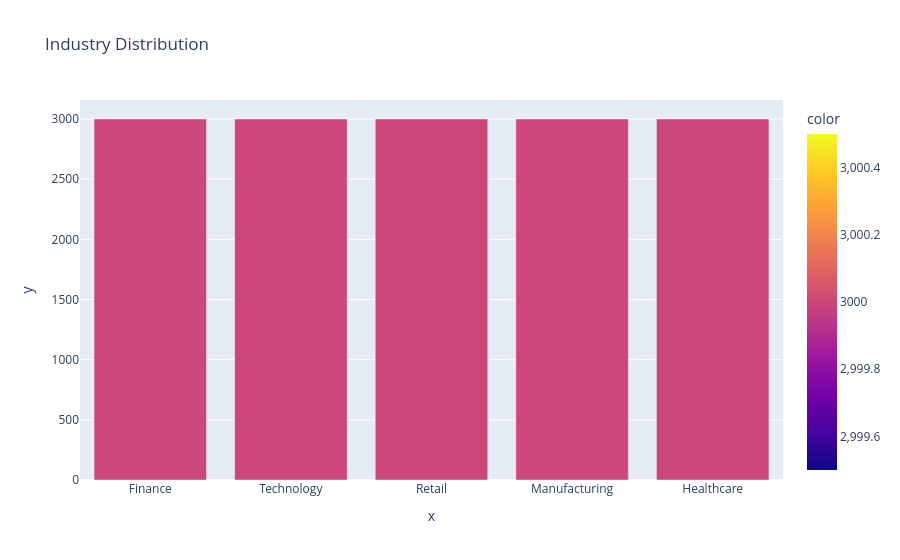

Here is the notebook cell this chart was saved with:
### Code cell
fig = px.bar(x = industry_count.index, y = industry_count.values, color = industry_count.values, title = "Industry Distribution")

fig.show()

### Figure 1 — Plotly figure (JSON) as saved in the notebook; plotly's stock layout.template omitted (floating-point values rounded to 4 significant figures)
{"data": [{"hovertemplate": "x=%{x}<br>y=%{y}<br>color=%{marker.color}<extra></extra>", "legendgroup": "", "marker": {"color": [3000, 3000, 3000, 3000, 3000], "coloraxis": "coloraxis", "pattern": {"shape": ""}}, "name": "", "orientation": "v", "showlegend": false, "textposition": "auto", "type": "bar", "x": ["Finance", "Technology", "Retail", "Manufacturing", "Healthcare"], "xaxis": "x", "y": [3000, 3000, 3000, 3000, 3000], "yaxis": "y"}], "layout": {"barmode": "relative", "coloraxis": {"colorbar": {"title": {"text": "color"}}, "colorscale": [[0, "#0d0887"], [0.1111, "#46039f"], [0.2222, "#7201a8"], [0.3333, "#9c179e"], [0.4444, "#bd3786"], [0.5556, "#d8576b"], [0.6667, "#ed7953"], [0.7778, "#fb9f3a"], [0.8889, "#fdca26"], [1, "#f0f921"]]}, "legend": {"tracegroupgap": 0}, "title": {"text": "Industry Distribution"}, "xaxis": {"anchor": "y", "domain": [0, 1], "title": {"text": "x"}}, "yaxis": {"anchor": "x", "domain": [0, 1], "title": {"text": "y"}}}}
